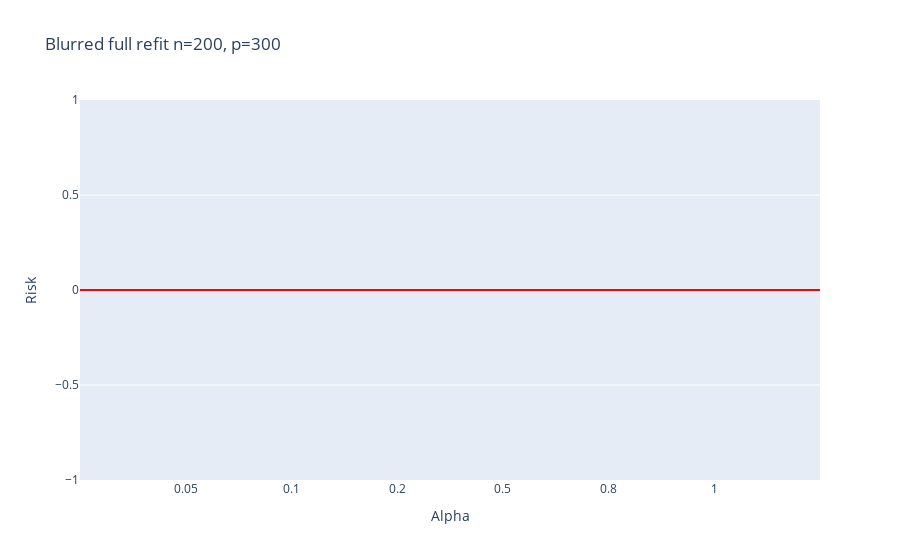

The code cell stored with this chart in its notebook:
### Code cell
fig_blur = px.box((blur_df - test_err.mean(1))/test_err.mean(1), 
                  labels={
                         "variable": "Alpha",
                         "value": "Risk"
                         },
                  points='all',
                  title=f"Blurred full refit n={n}, p={p}")
fig_blur.update_traces(boxmean=True)
# fig_blur.add_trace(go.Scatter(x=[-1,na], 
#                          y=[test_err.mean(),test_err.mean()], 
#                          mode='lines', 
#                          name=f'err: {test_err.mean():.2f}'))
fig_blur.add_hline(y=0.,line_color='red')
fig_blur.update_layout(
    xaxis = dict(
        tickmode = 'array',
        tickvals = np.arange(na),
        ticktext = alphas,
    )
)

### Figure 1 — Plotly figure (JSON) as saved in the notebook; plotly's stock layout.template omitted (floating-point values rounded to 4 significant figures; data arrays with more than 128 entries replaced by an {"elided": "..."} marker saying what was removed)
{"data": [{"alignmentgroup": "True", "boxmean": true, "boxpoints": "all", "hovertemplate": "Alpha=%{x}<br>Risk=%{y}<extra></extra>", "legendgroup": "", "marker": {"color": "#636efa"}, "name": "", "notched": false, "offsetgroup": "", "orientation": "v", "showlegend": false, "type": "box", "x": {"elided": "600 str values"}, "x0": " ", "xaxis": "x", "y": {"elided": "600 null values"}, "y0": " ", "yaxis": "y"}], "layout": {"boxmode": "group", "legend": {"tracegroupgap": 0}, "shapes": [{"line": {"color": "red"}, "type": "line", "x0": 0, "x1": 1, "xref": "x domain", "y0": 0, "y1": 0, "yref": "y"}], "title": {"text": "Blurred full refit n=200, p=300"}, "xaxis": {"anchor": "y", "domain": [0, 1], "tickmode": "array", "ticktext": [0.05, 0.1, 0.2, 0.5, 0.8, 1], "tickvals": [0, 1, 2, 3, 4, 5], "title": {"text": "Alpha"}}, "yaxis": {"anchor": "x", "domain": [0, 1], "title": {"text": "Risk"}}}}
